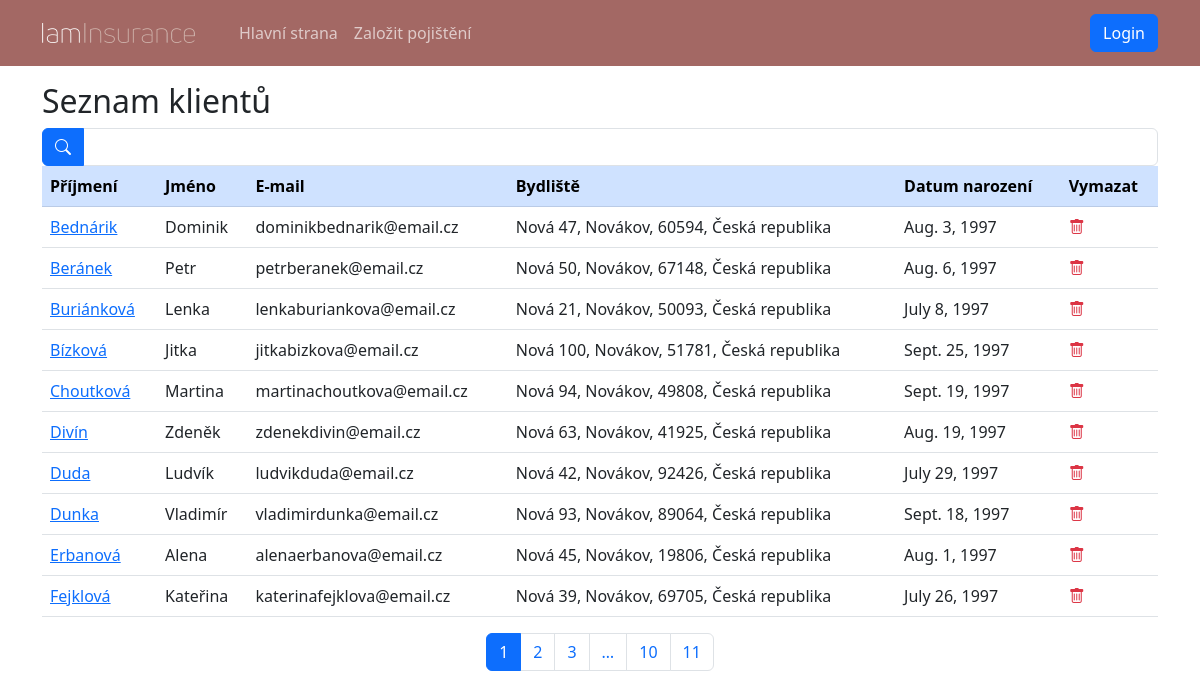
The page /sprava/seznam-klientu/ on the database as committed earlier.
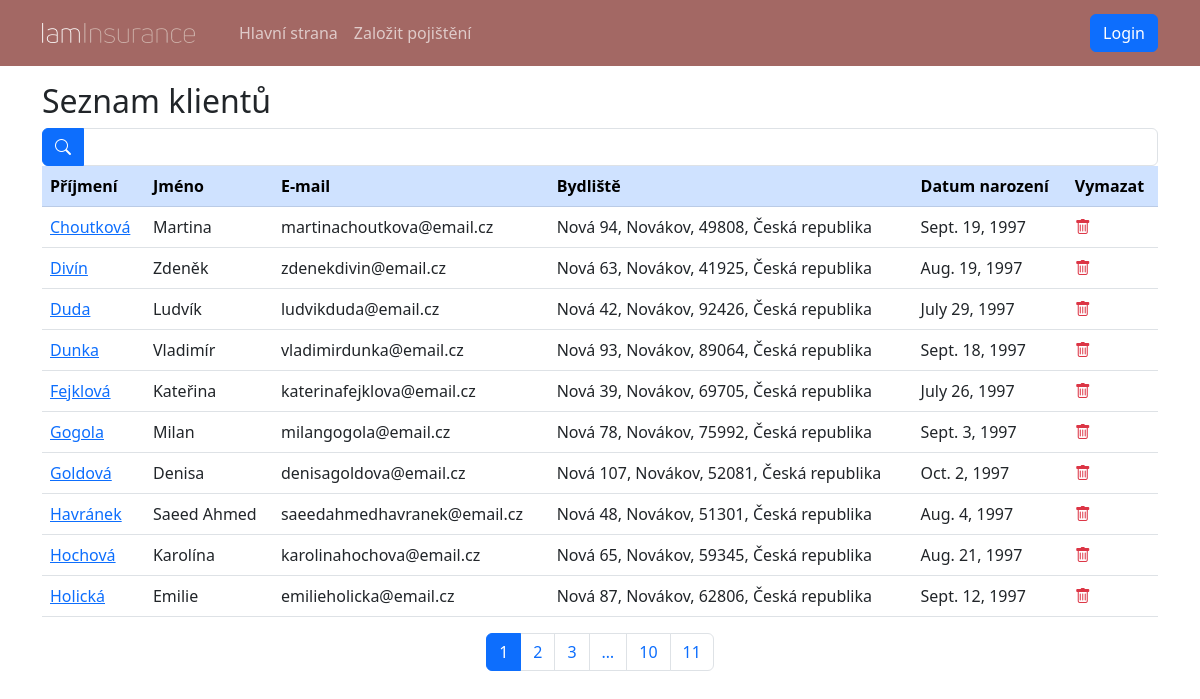
The same page on the database as committed later.
### insurance_app/models.py (models this page shows, shortened)
class Person(AbstractBaseUser, PermissionsMixin):
    USERNAME_FIELD: str = "email"
    REQUIRED_FIELDS: list = ["first_name", "last_name", "date_of_birth"]  # other fields are not required for staff
    objects: BaseUserManager = PersonManager()
    first_name: models.Field = models.CharField(max_length=150, verbose_name='Křestní jméno')
    last_name: models.Field = models.CharField(max_length=150, verbose_name='Příjmení')
    email: models.Field = models.EmailField(unique=True, verbose_name='E-mail')
    phone: models.Field = modelfields.PhoneNumberField(region="CZ", null=True, verbose_name='Telefon')
    address1: models.Field = models.CharField(max_length=150, default="", verbose_name='Adresa')
    address2: models.Field = models.CharField(max_length=150, blank=True, default="", verbose_name='Adresa - druhý řádek')
    postal_code: models.Field = models.CharField(max_length=12, default="", verbose_name='PSČ')
    city: models.Field = models.CharField(max_length=150, default="", verbose_name='Město')
    country: models.Field = models.CharField(max_length=150, default="", verbose_name='Stát')
    date_of_birth: models.Field = models.DateField(verbose_name='Datum narození')
    is_staff: models.Field = models.BooleanField(default=False, verbose_name='Zaměstnanec')
    is_superuser: models.Field = models.BooleanField(default=False, verbose_name='Administrátor')
    slug: models.Field = models.SlugField(unique=True, null=False)
    @property
    def full_address(self) -> str:
        chunks = tuple(
            filter(
                lambda c: c,
                (
                    str(self.address1),
                    str(self.address2),
                    str(self.city),
                    str(self.postal_code),
                    str(self.country)
                )
            )
        )
        return ", ".join(chunks)

### administration/views.py (the view, shortened to what this page needs)
# urls.py: path("seznam-klientu/", views.ClientListView.as_view(), name="clients-list"),
class ClientListView(generic.ListView):
    model: Model = models.Person
    paginate_by = 10
    template_name: str = template.CLIENT_LIST
    title: str = "Seznam klientů"
    def get_queryset(self):
        queryset = models.Person.objects.filter(is_staff=False).order_by('last_name', 'first_name')
        if 'name-search' in self.request.POST:
            queryset = queryset.filter(last_name__contains=self.request.POST['name-search'])
        return queryset
    def get_context_data(self, *, object_list: QuerySet = None, **kwargs) -> dict:
        context = super().get_context_data(**kwargs)
        context['title'] = self.title
        page = self.request.GET.get('page', 1)
        context['page_range'] = self.get_paginator(self.get_queryset(), self.paginate_by)\
            .get_elided_page_range(page, on_each_side=2)
        if 'name-search' in self.request.POST:
            context['name_search'] = self.request.POST['name-search']
        return context

### insurance_app/templates/insurance_app/clients_list.html (shortened to what this page needs)
{% extends 'main.html' %}
{% block content %}
<form method="POST">
    <div class="input-group mw-25">
        <button class="btn btn-primary" type="submit">
            <i class="bi bi-search"></i>
        </button>
        <input class="form-control" type="text" name="name-search" value="{{ name_search }}">
    </div>
</form>
<table class="table table-hover">
    <thead class="table-primary">
        <tr>
            <th>Příjmení</th>
            <th>Jméno</th>
            <th>E-mail</th>
            <th>Bydliště</th>
            <th>Datum narození</th>
            <th>Vymazat</th>
        </tr>
    </thead>
    <tbody>
    {% if object_list.0 %}
    {% for obj in page_obj %}
        <tr>
            <td><a href="{% url 'contracts-list' pk=obj.pk %}">{{ obj.last_name }}</a></td>
            <td>{{ obj.first_name }}</td>
            <td>{{ obj.email }}</td>
            <td>{{ obj.full_address }}</td>
            <td>{{ obj.date_of_birth }}</td>
            <td><a href="{% url 'client-delete' pk=obj.pk %}"><i class="bi bi-trash link-danger"></i></a></td>
        </tr>
    {% endfor %}
    {% else %}
        <tr><td colspan="4">Žádný uživatel nenalezen</td></tr>
    {% endif %}
    </tbody>
</table>
{% if object_list.0 %}
<nav aria-label="Stránkování seznamu klientů">
    <ul class="pagination justify-content-center">
        {% for page in page_range %}
        <li class="page-item">
            <a class="page-link {% if page == page_obj.number %}active{% endif %}" href="?page={{ page }}" aria-label="{{ page }}">{{ page }}</a>
        </li>
        {% endfor %}
    </ul>
</nav>
{% endif %}
{% endblock %}

Rows that differ between the two databases and show on the page:
removed Person: last_name "Bednárik", first_name "Dominik", email "dominikbednarik@email.cz", full_address "Nová 47, Novákov, 60594, Česká republika", date_of_birth "Aug. 3, 1997"
removed Person: last_name "Beránek", first_name "Petr", email "petrberanek@email.cz", full_address "Nová 50, Novákov, 67148, Česká republika", date_of_birth "Aug. 6, 1997"
removed Person: last_name "Buriánková", first_name "Lenka", email "lenkaburiankova@email.cz", full_address "Nová 21, Novákov, 50093, Česká republika", date_of_birth "July 8, 1997"
removed Person: last_name "Bízková", first_name "Jitka", email "jitkabizkova@email.cz", full_address "Nová 100, Novákov, 51781, Česká republika", date_of_birth "Sept. 25, 1997"
removed Person: last_name "Erbanová", first_name "Alena", email "alenaerbanova@email.cz", full_address "Nová 45, Novákov, 19806, Česká republika", date_of_birth "Aug. 1, 1997"
now on this page (row unchanged): Person: last_name "Gogola", first_name "Milan", email "milangogola@email.cz", full_address "Nová 78, Novákov, 75992, Česká republika", date_of_birth "Sept. 3, 1997"
now on this page (row unchanged): Person: last_name "Goldová", first_name "Denisa", email "denisagoldova@email.cz", full_address "Nová 107, Novákov, 52081, Česká republika", date_of_birth "Oct. 2, 1997"
now on this page (row unchanged): Person: last_name "Havránek", first_name "Saeed Ahmed", email "saeedahmedhavranek@email.cz", full_address "Nová 48, Novákov, 51301, Česká republika", date_of_birth "Aug. 4, 1997"
now on this page (row unchanged): Person: last_name "Hochová", first_name "Karolína", email "karolinahochova@email.cz", full_address "Nová 65, Novákov, 59345, Česká republika", date_of_birth "Aug. 21, 1997"
now on this page (row unchanged): Person: last_name "Holická", first_name "Emilie", email "emilieholicka@email.cz", full_address "Nová 87, Novákov, 62806, Česká republika", date_of_birth "Sept. 12, 1997"
